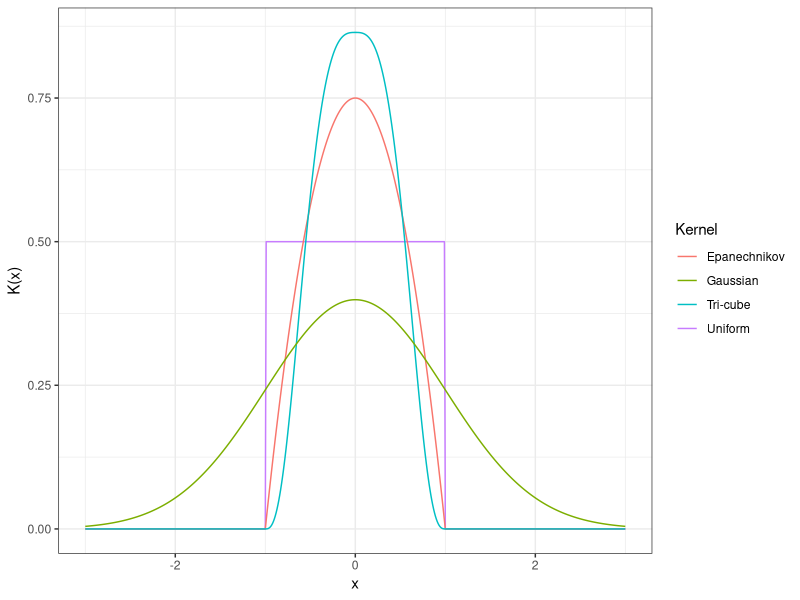
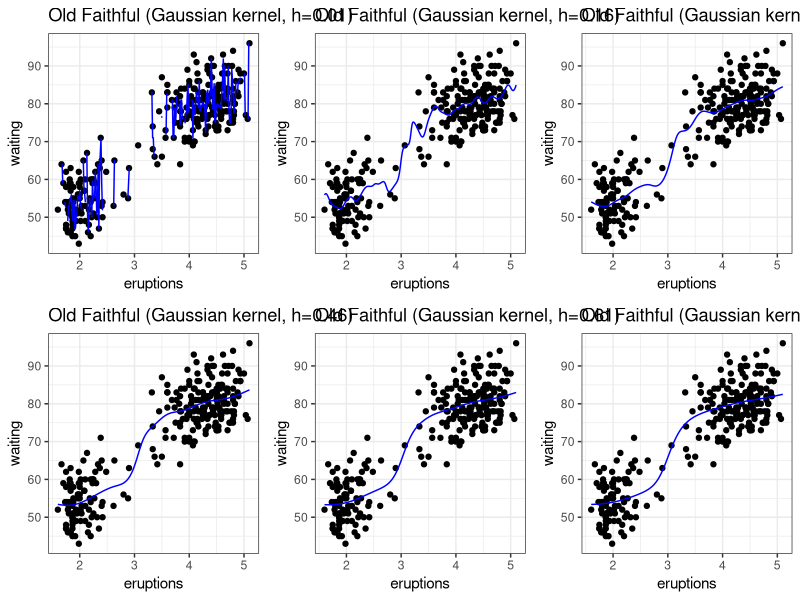
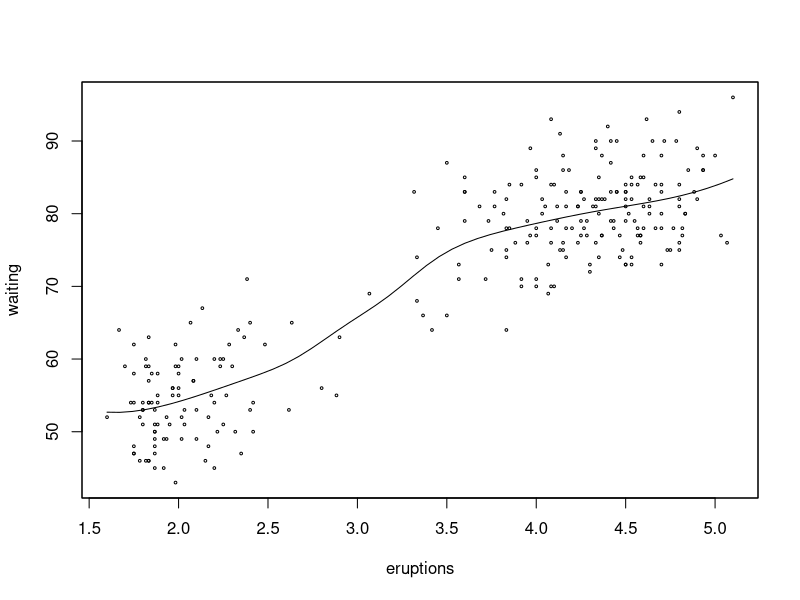
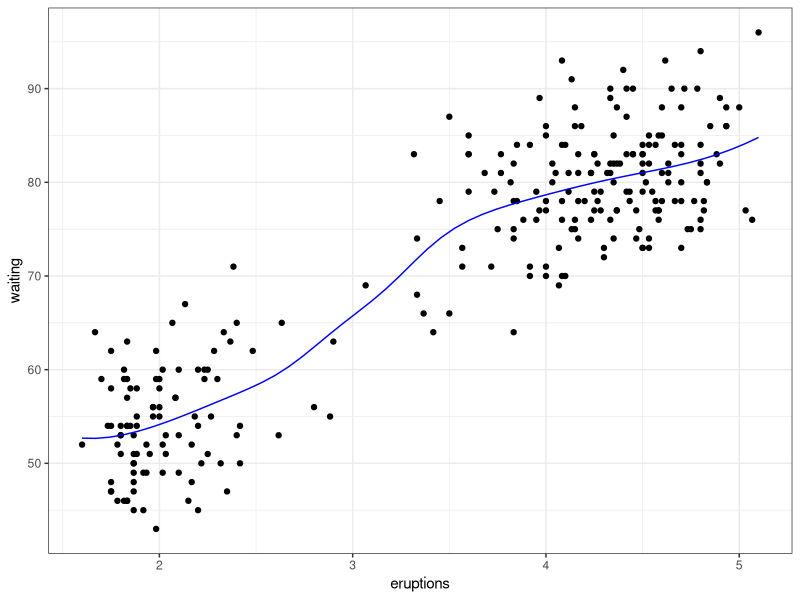

Write the R code that produced these figures, in order.
## Kernel smoothing functions
library(ggplot2)
library(KernSmooth)


## kernel  example:

x <- seq(-3,3,by=0.01)
db <- data.frame(
  x = x,
  f1 = 0.5*as.numeric(abs(x)<1),
  f2 = pmax(0, 0.75*(1-x^2)),
  f3 = dnorm(x),
  f4 = pmax(0, (1-abs(x)^3)^3/1.157143))
ggplot(db, aes(x=x)) +
  geom_line(aes(y=f1,col='Uniform')) +
  geom_line(aes(y=f2,col="Epanechnikov")) +
  geom_line(aes(y=f4,col="Tri-cube")) +
  geom_line(aes(y=f3,col="Gaussian")) +
  guides(col=guide_legend(title="Kernel")) +
  ylab("K(x)")+theme_bw()


## effect of bandwidth
h <- seq(0.01,1.5,by=0.15)
smr <- as.data.frame(matrix(NA,nrow=NROW(faithful), ncol=length(h)))
est_plot<-list()
for(i in seq_along(h))
{

  smr <- ksmooth(faithful$eruptions, 
                 faithful$waiting, 
                 kernel = 'normal',
                 bandwidth=h[i])
  est_plot[[i]]<-ggplot(faithful) +
          geom_point(aes(x=eruptions,y=waiting)) +
          ggtitle(paste("Old Faithful (Gaussian kernel, h=",h[i],")", sep="")) +
          geom_line(data=as.data.frame(smr), aes(x=x, y=y), col='blue')+theme_bw()
  
  
}
library(egg)
ggarrange(est_plot[[1]],
          est_plot[[2]],
          est_plot[[3]],
          est_plot[[4]],
          est_plot[[5]],
          est_plot[[6]],
          ncol = 3, nrow = 2)



library(KernSmooth)

## using cross-validation method to pick bandwidth

library(sm)
sm_faithful<-with(faithful,
     sm.regression(x=eruptions, 
                   y=waiting, 
                   h=h.select(eruptions, waiting) ## select bw using CV method
                   ))

sm_faithful_df <- data.frame(x=sm_faithful$eval.points,y=sm_faithful$estimate)
ggplot(faithful) + 
  geom_point(aes(x=eruptions,y=waiting)) + 
  geom_line(data=sm_faithful_df , aes(x=x,y=y), 
            col='blue')+theme_bw()
